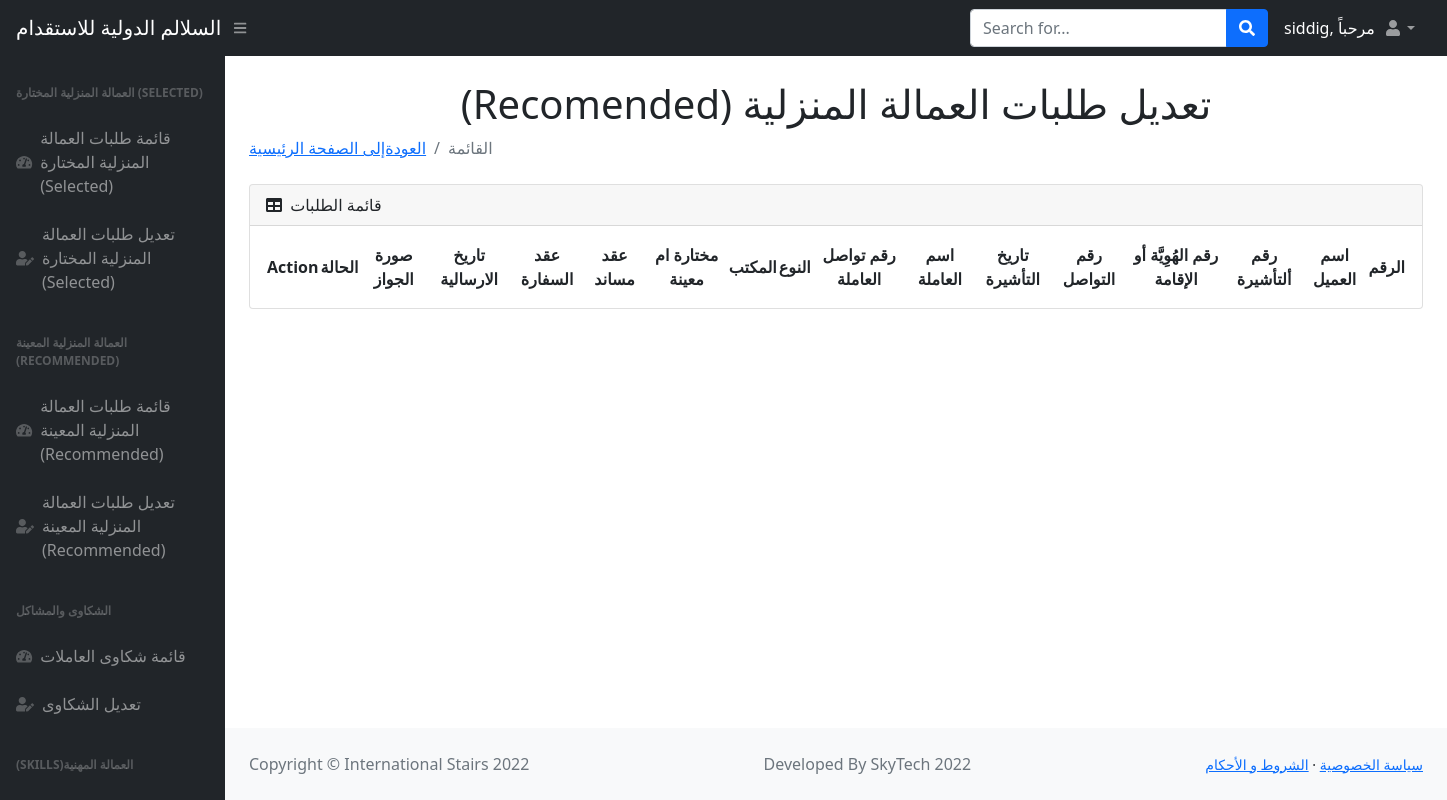
Before: /nominated_list (signed in) with the older database file.
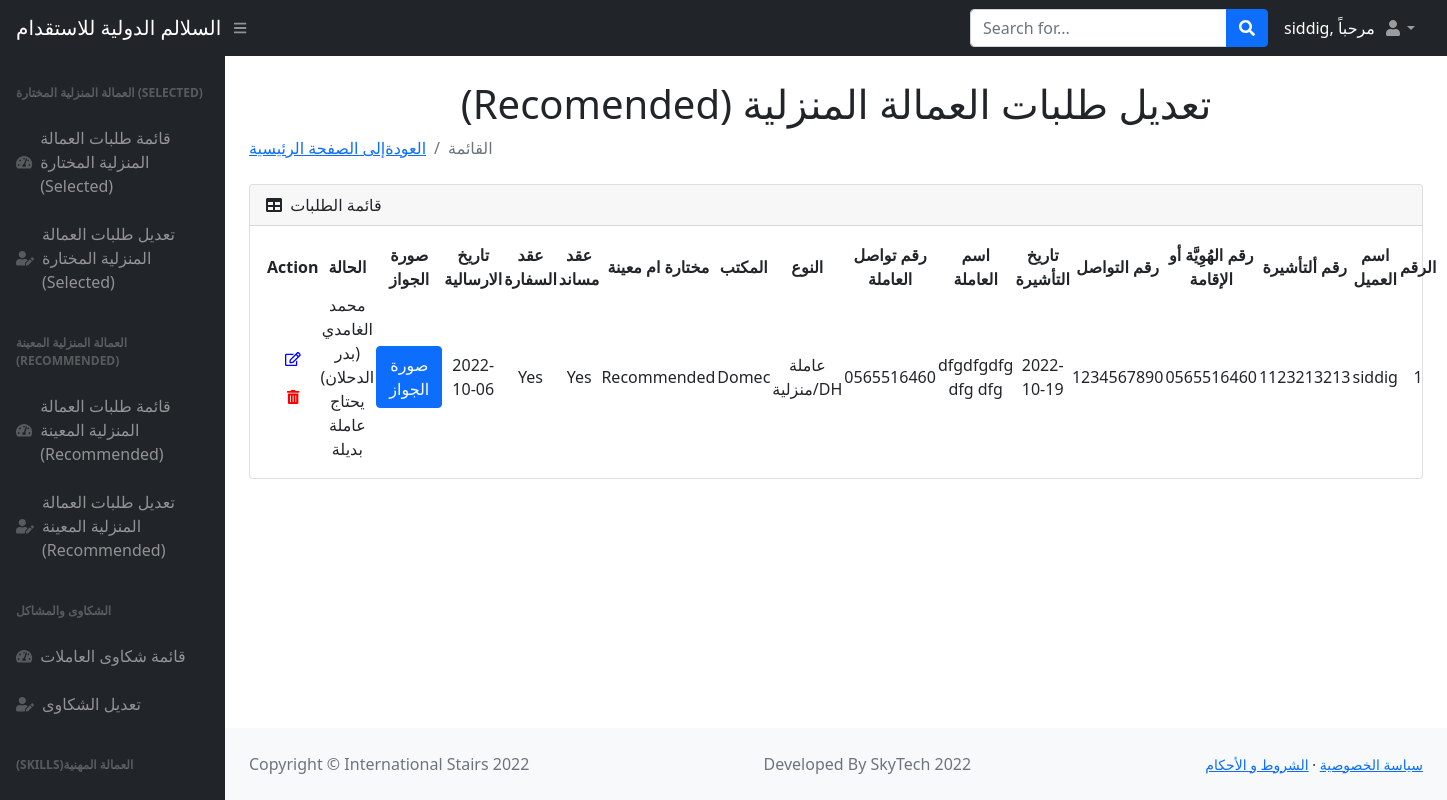
After: the same page with the newer database file.
### main.py (models this page shows)
class Nominated(db.Model):
    __tablename__ = "nominates"
    id = db.Column(db.Integer, primary_key=True)
    name = db.Column(db.String(250), nullable=False)
    nid_or_iq = db.Column(db.String, nullable=False)
    phone_No = db.Column(db.String(250), nullable=False)
    n_visa = db.Column(db.String, nullable=False)
    n_visa_date = db.Column(db.Date, nullable=False)
    worker_name = db.Column(db.String(250), nullable=False)
    worker_contact_No = db.Column(db.String(250), nullable=False)
    type = db.Column(db.String(250), nullable=False)
    agency = db.Column(db.String(250), nullable=False)
    selected_or_recommended = db.Column(db.String(250), nullable=False)
    musaned = db.Column(db.String(250), nullable=False)
    embassy_contract = db.Column(db.String(250), nullable=False)
    shipment_date = db.Column(db.Date, nullable=False)
    ppt_image = db.Column(db.String(1000), nullable=False)
    status = db.Column(db.String(1000), nullable=False)

### main.py (the view)
@app.route("/nominated_list")
def nominated_list():
    added_nominates = Nominated.query.all()
    return render_template("nominated_list.html", nominates=added_nominates, name=current_user.name)

### main.py (called while the page is built)
@login_manager.user_loader
def load_user(user_id):
    return User.query.get(int(user_id))

### templates/nominated_list.html (shortened to what the changed rows need)
<!DOCTYPE html>
<html lang="en">
    <head>
        <link href="https://cdn.jsdelivr.net/npm/simple-datatables@latest/dist/style.css" rel="stylesheet" />
        <link href="static/css/styles.css" rel="stylesheet" />
    </head>
    <body class="sb-nav-fixed">
         <div id="layoutSidenav">
            <div id="layoutSidenav_content">
                <main>
                    <div class="container-fluid px-4">
                        <h1 class="mt-4" style="text-align:center">(Recomended) تعديل طلبات العمالة المنزلية </h1>
                        <div class="card mb-4">
                            <div class="card-body">
                                <table id="datatablesSimple">
                              <thead>
                                        <tr>
                                            <th style="text-align:center;">Action</th>
                                            <th style="text-align:center;">الحالة</th>
                                            <th style="text-align:center;">صورة الجواز</th>
                                            <th style="text-align:center;">تاريخ الارسالية</th>
                                            <th style="text-align:center;">عقد السفارة</th>
                                            <th style="text-align:center;">عقد مساند</th>
                                            <th style="text-align:center;">مختارة ام معينة</th>
                                             <th style="text-align:center;">المكتب</th>
                                             <th style="text-align:center;">النوع</th>
                                            <th style="text-align:center;">رقم تواصل العاملة</th>
                                            <th style="text-align:center;">اسم العاملة</th>
                                            <th style="text-align:center;">تاريخ التأشيرة</th>
                                            <th style="text-align:center;">رقم التواصل </th>
                                            <th style="text-align:center;">رقم الهُوِيَّة أو الإقامة</th>
                                            <th style="text-align:center;">رقم ألتأشيرة</th>
                                             <th style="text-align:center;">اسم العميل</th>
                                            <th style="text-align:center;">الرقم</th>
                                        </tr>
                                    </thead>
                                 <tbody>
                                 {% for nominated in nominates %}
                                          <tr>
                                               <td style="text-align:center;"> <a href="{{url_for('nominated_edit',id=nominated.id)}}" class="btn" style="color:blue"> <i class="far fa-edit fa-sm" ></i></a>
                                                <a href="{{url_for('nominated_delete',id=nominated.id)}}" class="btn" style="color:red" > <i class="fas fa-trash-alt fa-sm"></i></a>
                                            <td style="text-align:center;">{{nominated.status}}</td>
                                            <td style="text-align:center;">
                                                <a href="{{nominated.ppt_image}}}" class="btn btn-primary" target="_blank">صورة الجواز</a>
                                            </td>
                                            <td style="text-align:center;">{{nominated.shipment_date}}</td>
                                            <td style="text-align:center;">{{nominated.embassy_contract}}  </td>
                                            <td style="text-align:center;">{{nominated.musaned}}</td>
                                            <td style="text-align:center;">{{nominated.selected_or_recommended}}</td>
                                             <td style="text-align:center;">{{nominated.agency}}</td>
                                             <td style="text-align:center;">{{nominated.type}}</td>
                                             <td style="text-align:center;">{{nominated.worker_contact_No}}</td>
                                             <td style="text-align:center;">{{nominated.worker_name}}</td>
                                            <td style="text-align:center;">{{nominated.n_visa_date}}</td>
                                            <td style="text-align:center;">{{nominated.n_visa}}</td>
                                              <td style="text-align:center;">{{nominated.phone_No}}</td>
                                              <td style="text-align:center;">{{nominated.nid_or_iq}}</td>
                                              <td style="text-align:center;">{{nominated.name}}</td>
                                              <td style="text-align:center;">{{nominated.id}}</td>
                                        </tr>
                                 {% endfor %}
                                    </tbody>
                                </table>
                            </div>
                        </div>
                    </div>
                </main>
            </div>
        </div>
    </body>
</html>

Changed rows visible on the page:
added Nominated: status "محمد الغامدي (بدر الدحلان) يحتاج عاملة بديلة", shipment_date "2022-10-06", embassy_contract "Yes", musaned "Yes", selected_or_recommended "Recommended", agency "Domec", type "عاملة منزلية/DH", worker_contact_No "0565516460", worker_name "dfgdfgdfg dfg dfg", n_visa_date "2022-10-19", n_visa "1234567890", phone_No "0565516460", nid_or_iq "1123213213", name "siddig", id "1"
